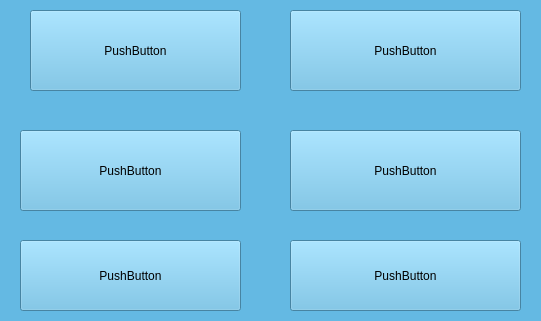
<?xml version="1.0" encoding="UTF-8"?>
<ui version="4.0">
 <class>MainWindow</class>
 <widget class="QMainWindow" name="MainWindow">
  <property name="geometry">
   <rect>
    <x>0</x>
    <y>0</y>
    <width>541</width>
    <height>321</height>
   </rect>
  </property>
  <property name="windowTitle">
   <string>MainWindow</string>
  </property>
  <property name="styleSheet">
   <string notr="true">background: rgb(220, 220, 180);
background-color: rgb(100, 185, 227);</string>
  </property>
  <widget class="QWidget" name="centralwidget">
   <widget class="QPushButton" name="pushButton_1">
    <property name="geometry">
     <rect>
      <x>30</x>
      <y>10</y>
      <width>211</width>
      <height>81</height>
     </rect>
    </property>
    <property name="text">
     <string>PushButton</string>
    </property>
   </widget>
   <widget class="QPushButton" name="pushButton_2">
    <property name="geometry">
     <rect>
      <x>290</x>
      <y>10</y>
      <width>231</width>
      <height>81</height>
     </rect>
    </property>
    <property name="text">
     <string>PushButton</string>
    </property>
   </widget>
   <widget class="QPushButton" name="pushButton_3">
    <property name="geometry">
     <rect>
      <x>20</x>
      <y>130</y>
      <width>221</width>
      <height>81</height>
     </rect>
    </property>
    <property name="text">
     <string>PushButton</string>
    </property>
   </widget>
   <widget class="QPushButton" name="pushButton_4">
    <property name="geometry">
     <rect>
      <x>290</x>
      <y>130</y>
      <width>231</width>
      <height>81</height>
     </rect>
    </property>
    <property name="text">
     <string>PushButton</string>
    </property>
   </widget>
   <widget class="QPushButton" name="pushButton_5">
    <property name="geometry">
     <rect>
      <x>290</x>
      <y>240</y>
      <width>231</width>
      <height>71</height>
     </rect>
    </property>
    <property name="text">
     <string>PushButton</string>
    </property>
   </widget>
   <widget class="QPushButton" name="pushButton_6">
    <property name="geometry">
     <rect>
      <x>20</x>
      <y>240</y>
      <width>221</width>
      <height>71</height>
     </rect>
    </property>
    <property name="text">
     <string>PushButton</string>
    </property>
   </widget>
  </widget>
 </widget>
 <resources/>
 <connections/>
</ui>
